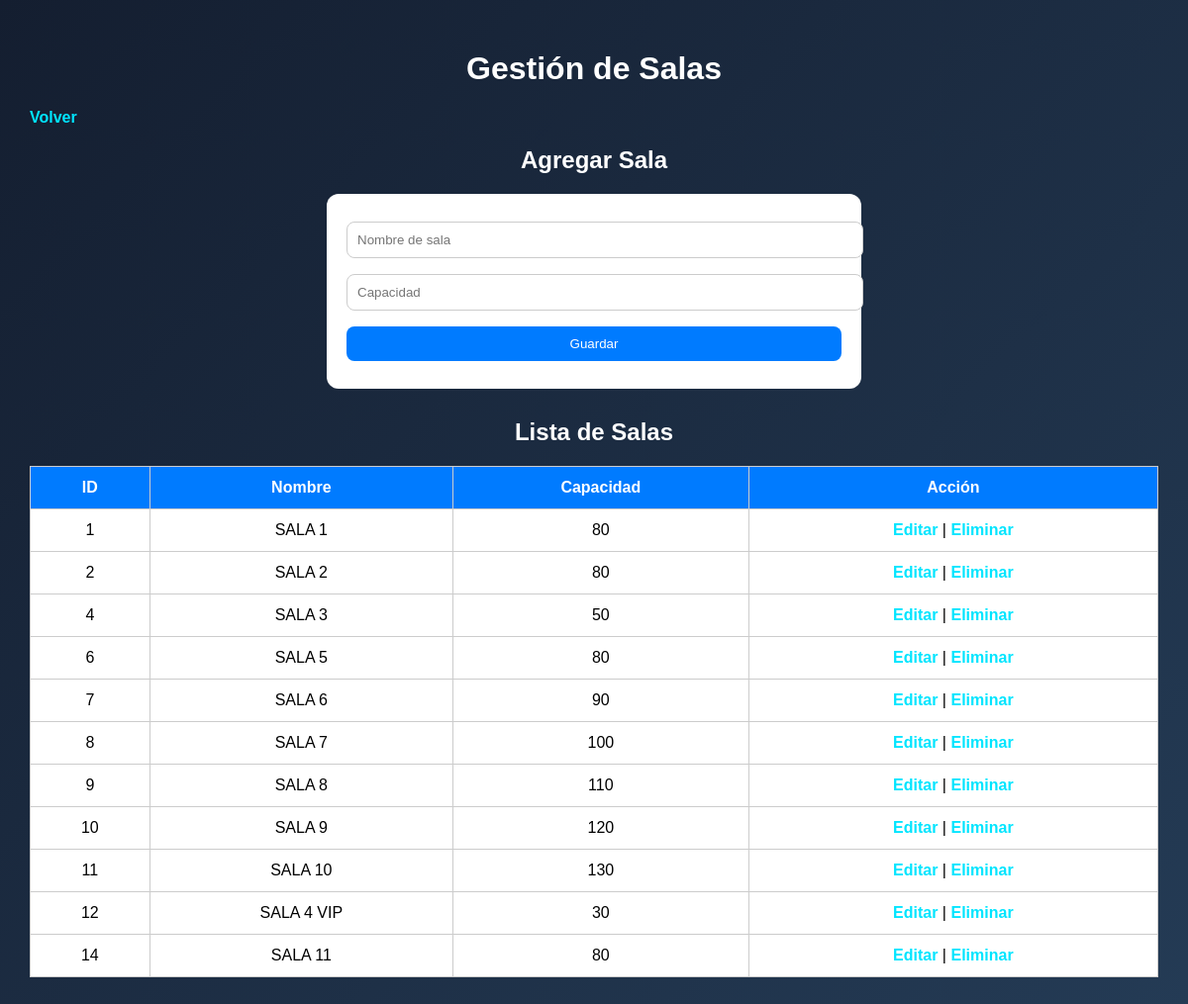
/salas/index.php (signed in), run on the app's committed database.
### tables this page shows
CREATE TABLE `salas` (
  `id` int(11) NOT NULL,
  `nombre` varchar(50) DEFAULT NULL,
  `capacidad` int(11) DEFAULT NULL
);

### salas/index.php (the view, shortened to what this page needs)
<?php
include("../conexion.php");
$resultado = $conexion->query("SELECT * FROM salas");
?>
<!DOCTYPE html>
<html lang="es">
<head>
<link rel="stylesheet" href="../estilos.css">
</head>
<body>
<h1>Gestión de Salas</h1>
<a href="../dashboard.php">Volver</a>
<h2>Agregar Sala</h2>
<form method="POST" onsubmit="return validarSala()">
<input type="text" name="nombre" id="nombre" placeholder="Nombre de sala" required>
<input type="number" name="capacidad" id="capacidad" placeholder="Capacidad" required>
<button type="submit" name="guardar">Guardar</button>
</form>
<h2>Lista de Salas</h2>
<table border="1">
<tr>
<th>ID</th>
<th>Nombre</th>
<th>Capacidad</th>
<th>Acción</th>
</tr>
<?php while($fila = $resultado->fetch_assoc()){ ?>
<tr>
<td><?php echo $fila['id']; ?></td>
<td><?php echo $fila['nombre']; ?></td>
<td><?php echo $fila['capacidad']; ?></td>
<td>
   <a href="editar_sala.php?id=<?php echo $fila['id']; ?>">
      Editar
   </a>
   |
   <a href="index.php?eliminar=<?php echo $fila['id']; ?>"
      onclick="return confirm('¿Seguro que deseas eliminar esta sala?')">
      Eliminar
   </a>
</td>
</tr>
<?php } ?>
</table>
</body>
</html>

### estilos.css (style rules this page uses)
body { font-family: Arial, sans-serif; background: linear-gradient(135deg,#141e30,#243b55); color:white; margin:0; padding:30px; }
h1,h2 { text-align:center; }
a { color:#00e5ff; text-decoration:none; font-weight:bold; }
form { background:white; color:black; padding:20px; border-radius:12px; max-width:500px; margin:auto; margin-bottom:30px; }
input,select,button { width:100%; padding:10px; margin:8px 0; border-radius:8px; border:1px solid #ccc; }
button { background:#007bff; color:white; border:none; cursor:pointer; }
table { width:100%; background:white; color:black; border-collapse:collapse; }
th,td { padding:12px; border:1px solid #ccc; text-align:center; }
th { background:#007bff; color:white; }

### data on the page
salas: id "1", nombre "SALA 1", capacidad "80"
salas: id "2", nombre "SALA 2", capacidad "80"
salas: id "4", nombre "SALA 3", capacidad "50"
salas: id "6", nombre "SALA 5", capacidad "80"
salas: id "7", nombre "SALA 6", capacidad "90"
salas: id "8", nombre "SALA 7", capacidad "100"
salas: id "9", nombre "SALA 8", capacidad "110"
salas: id "10", nombre "SALA 9", capacidad "120"
salas: id "11", nombre "SALA 10", capacidad "130"
salas: id "12", nombre "SALA 4 VIP", capacidad "30"
salas: id "14", nombre "SALA 11", capacidad "80"
